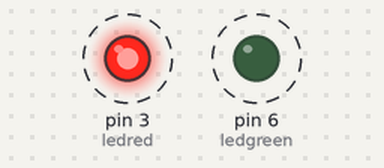
A sketch run on a simulated Arduino Uno, built with avr-gcc and run on an emulated ATmega328P. Parts: output pins drawn as LEDs (lit = HIGH). Dashed ring = blinking.

Above: at 0.5 s.
Timing chart, 0 to 4.6 s (numbered marks = the images above):
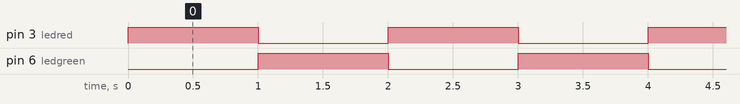

The sketch:

2-5_alternating_LEDs.ino
```cpp
/*

  Switch it up!
  Alternating blinking between two LEDs

 */

// These lines of code name the pins you are using for your LEDs
int ledred = 3;
int ledgreen = 6;

// The setup routine runs once when you start up the board or press reset
void setup() {

  // Sets your pins to an output
  pinMode(ledred, OUTPUT);
  pinMode(ledgreen, OUTPUT);
}

// The loop part of your code runs over and over again, forever
void loop() {

  digitalWrite(ledred, HIGH);   // Turn your red LED on by setting the voltage to HIGH
  delay(1000);               // Add in a 1 second delay
  digitalWrite(ledred, LOW);   // Turn your red LED off by setting the voltage to LOW
  digitalWrite(ledgreen, HIGH);    // Turn your green LED on by setting the voltage to HIGH
  delay(1000);               // Add in a 1 second delay
  digitalWrite(ledgreen, LOW);    // Turn your green LED off by setting the voltage to LOW

}
```

Measured:
- by itself, pin 3 (ledred), pin 6 (ledgreen): alternates HIGH for 1.0 s and LOW for 1.0 s
- by itself, everything shown: repeats every 2.0 s, in 3 steps
